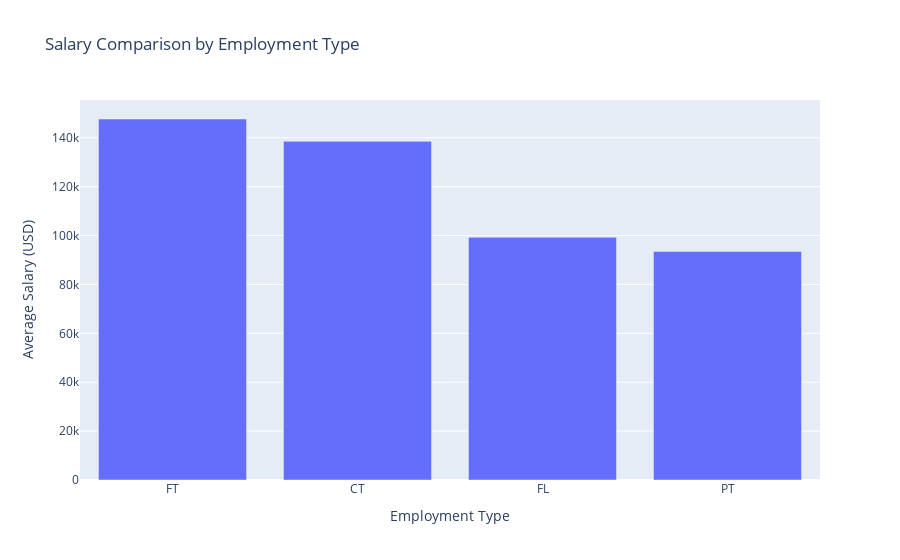
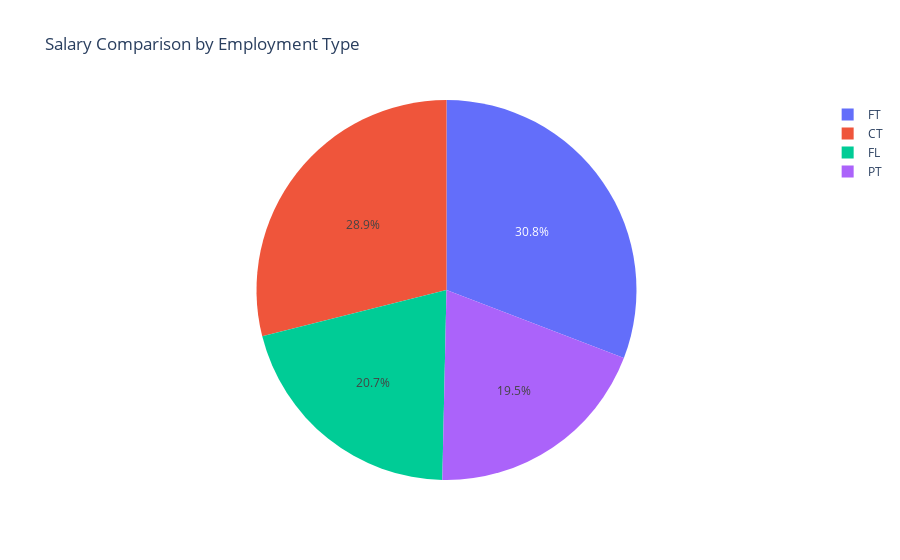

Write notebook code for charts like these, in order.
### Markdown cell above
### Salary Comparison by Employment Type
By conducting salary comparison analysis by employment type, companies can ensure fair and competitive compensation practices, attract and retain talent, allocate budgets effectively, comply with legal requirements, benchmark against industry standards, and enhance employee satisfaction.

### Code cell
# Salary Comparison by Employment Type
avg_salary_by_employment_type = df.groupby('employment_type')['salary_in_usd'].mean().sort_values(ascending=False)

# Visualize the average salaries by employment type

fig_bar = px.bar(x=avg_salary_by_employment_type.index, y=avg_salary_by_employment_type.values,
                 labels={'x': 'Employment Type', 'y': 'Average Salary (USD)'},
                 title='Salary Comparison by Employment Type')

fig_bar.show()

#Pie chart
fig_pie = px.pie(names=avg_salary_by_employment_type.index, values=avg_salary_by_employment_type.values,
                 title='Salary Comparison by Employment Type')

fig_pie.show()

### Figure 1 — Plotly figure (JSON) as saved in the notebook; plotly's stock layout.template omitted (floating-point values rounded to 4 significant figures)
{"data": [{"alignmentgroup": "True", "hovertemplate": "Employment Type=%{x}<br>Average Salary (USD)=%{y}<extra></extra>", "legendgroup": "", "marker": {"color": "#636efa", "pattern": {"shape": ""}}, "name": "", "offsetgroup": "", "orientation": "v", "showlegend": false, "textposition": "auto", "type": "bar", "x": ["FT", "CT", "FL", "PT"], "xaxis": "x", "y": [147700.0, 138500.0, 99260.0, 93480.0], "yaxis": "y"}], "layout": {"barmode": "relative", "legend": {"tracegroupgap": 0}, "title": {"text": "Salary Comparison by Employment Type"}, "xaxis": {"anchor": "y", "domain": [0, 1], "title": {"text": "Employment Type"}}, "yaxis": {"anchor": "x", "domain": [0, 1], "title": {"text": "Average Salary (USD)"}}}}

### Figure 2 — Plotly figure (JSON) as saved in the notebook; plotly's stock layout.template omitted (floating-point values rounded to 4 significant figures)
{"data": [{"domain": {"x": [0, 1], "y": [0, 1]}, "hovertemplate": "label=%{label}<br>value=%{value}<extra></extra>", "labels": ["FT", "CT", "FL", "PT"], "legendgroup": "", "name": "", "showlegend": true, "type": "pie", "values": [147700.0, 138500.0, 99260.0, 93480.0]}], "layout": {"legend": {"tracegroupgap": 0}, "title": {"text": "Salary Comparison by Employment Type"}}}
